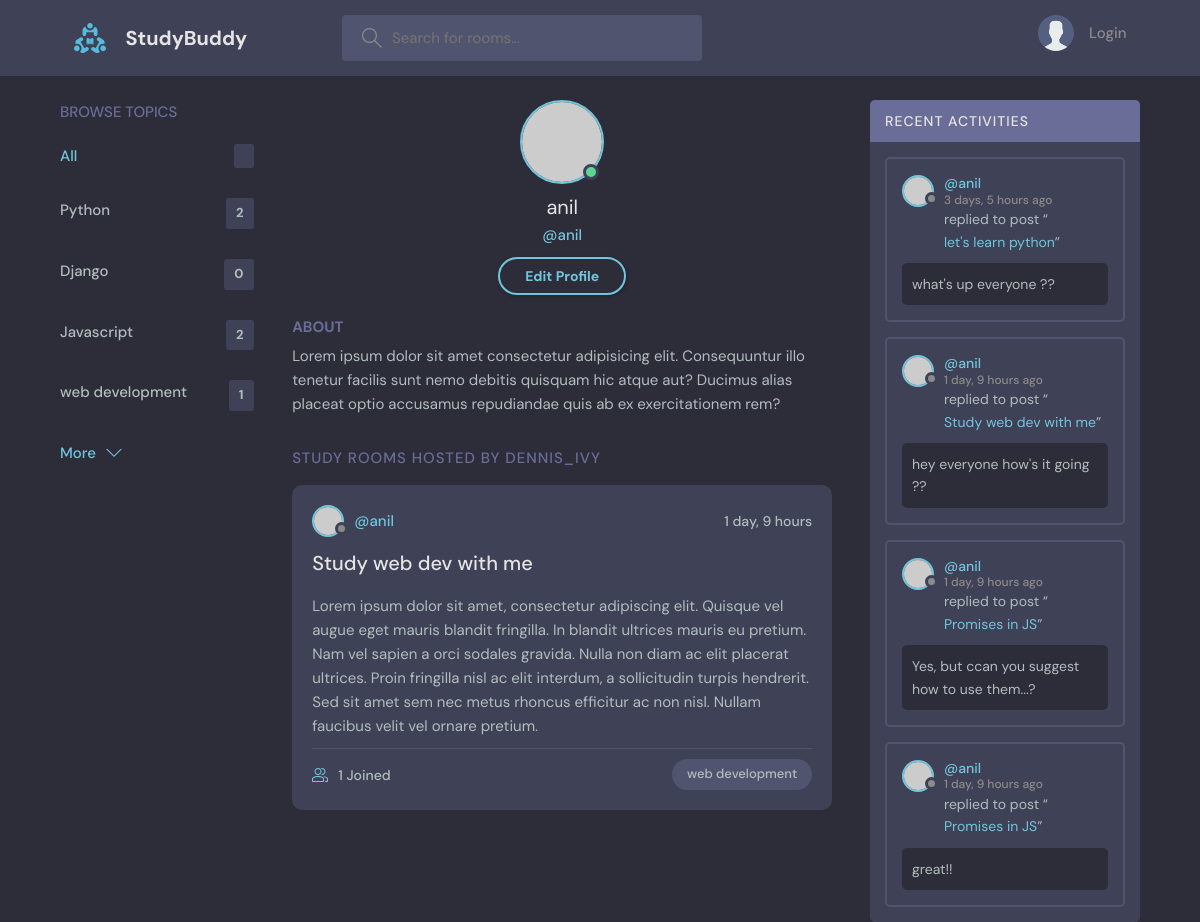
The page /profile/3 on the database its author committed.
### projects/models.py (models this page shows, shortened)
class Topic(models.Model):
    name = models.CharField(max_length=200)

class Room(models.Model):
    host = models.ForeignKey(User, on_delete=models.SET_NULL, null=True)
    topic = models.ForeignKey(Topic, on_delete=models.SET_NULL, null=True)
    name = models.CharField(max_length=200)
    description = models.TextField(null=True, blank=True)
    participants = models.ManyToManyField(
        User, related_name='participants', blank=True)
    updated = models.DateTimeField(auto_now=True)
    created = models.DateTimeField(auto_now_add=True)
    class Meta:
        ordering = ['-updated', '-created']
    def __str__(self):
        return self.name

class Message(models.Model):
    user = models.ForeignKey(User, on_delete=models.CASCADE)
    room = models.ForeignKey(Room, on_delete=models.CASCADE)
    body = models.TextField()
    updated = models.DateTimeField(auto_now=True)
    created = models.DateTimeField(auto_now_add=True)
    def __str__(self):
        return self.body[0:50]

### projects/views.py (the view)
# urls.py: path('profile/<str:pk>', views.userProfile, name='user-profile')
def userProfile(request, pk):
    user = User.objects.get(id=pk)
    rooms = user.room_set.all()
    room_messages = user.message_set.all()
    topics = Topic.objects.all()
    context = {'user': user, 'rooms': rooms,
               'room_messages': room_messages, 'topics': topics}
    return render(request, 'projects/profile.html', context)

### projects/templates/projects/profile.html
{% extends 'main.html' %}
{% block content %}
<main class="profile-page layout layout--3">
  <div class="container">
    {% include 'projects/topic_components.html' %}
    <div class="roomList">
      <div class="profile">
        <div class="profile__avatar">
          <div class="avatar avatar--large active">
            <img src="https://randomuser.me/api/portraits/men/11.jpg" />
          </div>
        </div>
        <div class="profile__info">
          <h3>{{user.username}}</h3>
          <p>@{{user.username}}</p>
          <a href="edit-user.html" class="btn btn--main btn--pill">Edit Profile</a>
        </div>
        <div class="profile__about">
          <h3>About</h3>
          <p>
            Lorem ipsum dolor sit amet consectetur adipisicing elit. Consequuntur illo tenetur
            facilis sunt nemo debitis quisquam hic atque aut? Ducimus alias placeat optio
            accusamus repudiandae quis ab ex exercitationem rem?
          </p>
        </div>
      </div>
      <div class="roomList__header">
        <div>
          <h2>Study Rooms Hosted by dennis_ivy</a>
          </h2>
        </div>
      </div>
      {% include 'projects/feed_component.html' %}
    </div>
    {% include 'projects/activity_component.html' %}
  </div>
</main>
{% endblock %}

### projects/templates/projects/topic_components.html
<div class="topics">
    <div class="topics__header">
        <h2>Browse Topics</h2>
    </div>
    <ul class="topics__list">
        <li>
            <a href="{% url 'home' %}" class="active">All <span>{{topic.count}}</span></a>
        </li>
        {% for topic in topics %}
        <li>
            <a href="{% url 'home'%}?q={{topic.name}}">{{topic.name}}<span>{{topic.room_set.all.count}}</span></a>
        </li>
        {% endfor %}
    </ul>
    <a class="btn btn--link" href="topics.html">
        More
        <svg version="1.1" xmlns="http://www.w3.org/2000/svg" width="32" height="32" viewBox="0 0 32 32">
            <title>chevron-down</title>
            <path d="M16 21l-13-13h-3l16 16 16-16h-3l-13 13z"></path>
        </svg>
    </a>
</div>

### projects/templates/projects/feed_component.html (shortened to what this page needs)
{% for room in rooms %}
<div class="roomListRoom">
    <div class="roomListRoom__header">
        <a href="{% url 'user-profile' room.host.id %}" class="roomListRoom__author">
            <div class="avatar avatar--small">
                <img src="https://randomuser.me/api/portraits/women/11.jpg" />
            </div>
            <span>@{{room.host.username}}</span>
        </a>
        <div class="roomListRoom__actions">
            <span>{{room.created|timesince}}</span>
        </div>
    </div>
    <div class="roomListRoom__content">
        <a href="{% url 'room' room.id %}">{{room.name}}</a>
        <p>{{room.description}}</p>
    </div>
    <div class="roomListRoom__meta">
        <a href="{% url 'room' room.id %}" class="roomListRoom__joined">
            {{room.participants.all.count}} Joined
        </a>
        <p class="roomListRoom__topic">{{room.topic.name}}</p>
    </div>
</div>
{% endfor %}

### projects/templates/projects/activity_component.html
<div class="activities">
    <div class="activities__header">
        <h2>Recent Activities</h2>
    </div>
    {% for message in room_messages %}
    <div class="activities__box">
        <div class="activities__boxHeader roomListRoom__header">
            <a href="{% url 'user-profile' message.user.id %}" class="roomListRoom__author">
                <div class="avatar avatar--small">
                    <img src="https://randomuser.me/api/portraits/women/11.jpg" />
                </div>
                <p>
                    @{{message.user}}
                    <span>{{message.created|timesince}} ago</span>
                </p>
            </a>
        </div>
        <div class="activities__boxContent">
            <p>replied to post “<a href="{% url 'room' message.room.id %}">{{message.room}}</a>”</p>
            <div class="activities__boxRoomContent">
                {{message}}
            </div>
        </div>
    </div>
    {% endfor %}
</div>

### rows shown on the page
Topic: name "Python", room_set.all.count "2"
Topic: name "Django", room_set.all.count "0"
Topic: name "Javascript", room_set.all.count "2"
Topic: name "web development", room_set.all.count "1"
Room: host.username "anil", created "1 day, 9 hours", name "Study web dev with me", description "Lorem ipsum dolor sit amet, consectetur adipiscing elit. Quisque vel augue eget mauris blandit fringilla. In blandit ultrices mauris eu pretium. Nam vel sapien a orci sodales gravida. Nulla non diam ac elit placerat ultrices. Proin fringilla nisl ac elit interdum, a sollicitudin turpis hendrerit. Sed sit amet sem nec metus rhoncus efficitur ac non nisl. Nullam faucibus velit vel ornare pretium.", participants.all.count "1", topic.name "web development"
Message: user "anil", created "3 days, 5 hours", room "let's learn python", body "what's up everyone ??"
Message: user "anil", created "1 day, 9 hours", room "Study web dev with me", body "hey everyone how's it going ??"
Message: user "anil", created "1 day, 9 hours", room "Promises in JS", body "Yes, but ccan you suggest how to use them...?"
Message: user "anil", created "1 day, 9 hours", room "Promises in JS", body "great!!"

### other values the page prints
{{ user.username }} "anil"
